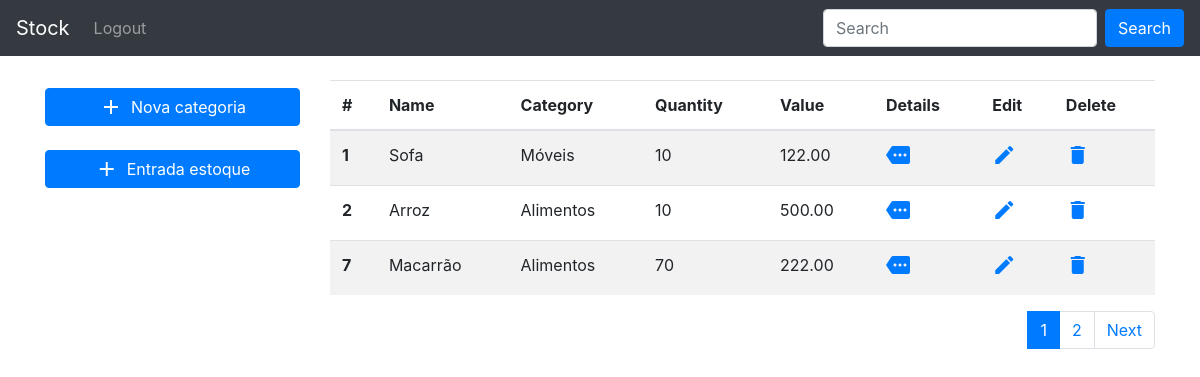
The page / on the database its author committed.
### stock_control/models.py (models this page shows, shortened)
class Stock(models.Model):
    name = models.CharField(max_length=100)
    category = models.ForeignKey(
        Category, null=True, on_delete=models.SET_NULL
    )
    quantity = models.IntegerField()
    unitary_value = models.DecimalField(max_digits=5, decimal_places=2)
    created_date = models.DateTimeField(default=timezone.now)
    published_date = models.DateTimeField(blank=True, null=True)
    class Meta:
        verbose_name = 'Stock'
        verbose_name_plural = 'Stocks'
        ordering=['id']

class Category(models.Model):
    name = models.CharField(max_length=100)
    description = models.CharField(max_length=200)
    class Meta:
        verbose_name = 'Category'
        verbose_name_plural = 'Categories'
    def __str__(self):
        return self.name

### stock_control/views.py (the view)
# urls.py: path('', views.stock_list, name="home"),
def stock_list(request):
    stock = Stock.objects.all()
    all_stock = Paginator(stock, 3)
    page_number = request.GET.get('page')
    page_obj = all_stock.get_page(page_number)
    return render(request, 'stock_control/stock_list.html', {
        'all_stock': page_obj,
        'range_pages': range(1, page_obj.paginator.num_pages+1)
    })

### stock_control/templates/stock_control/stock_list.html (shortened to what this page needs)
{% extends 'stock_control/base.html' %}
{% block container %}
<div class="container mt-4">
  <div class="row">
    <div class="col">
      <ul class="nav flex-column pt-2">
        <li class="nav-item">
          <a class="btn btn-primary" href="{% url 'category_add' %}" style="display: flex; align-items: center; justify-content: center;">
            <span class="material-icons mr-2">
            </span>
            Nova categoria
          </a>
        </li>
        <li class="nav-item mt-4 mb-3">
          <a class="btn btn-primary" href="{% url 'stock_create' %}" style="display: flex; align-items: center; justify-content: center;">
            <span class="material-icons mr-2">
            </span>
            Entrada estoque
          </a>
        </li>
      </ul>
    </div>
    <div class="col-9">
      <table class="table table-striped">
        <thead>
          <tr>
            <th scope="col">#</th>
            <th scope="col">Name</th>
            <th scope="col">Category</th>
            <th scope="col">Quantity</th>
            <th scope="col">Value</th>
            <th scope="col">Details</th>
            <th scope="col">Edit</th>
            <th scope="col">Delete</th>
          </tr>
        </thead>
        <tbody>
          {% for stock in all_stock %}
          <tr>
            <th scope="row">{{ stock.id }}</th>
            <td>{{ stock.name }}</td>
            <td>{{ stock.category }}</td>
            <td>{{ stock.quantity }}</td>
            <td>{{ stock.unitary_value }}</td>
            <td><a href="{% url 'stock_detail' stock.id%}">
                <span class="material-icons">
                </span>
              </a></td>
            <td><a href="{% url 'stock_edit' stock.id%}">
                <span class="material-icons">
                </span>
              </a></td>
            <td><a href="{% url 'stock_delete' stock.id%}">
                <span class="material-icons">
                </span>
              </a></td>
          </tr>
          {% endfor %}
        </tbody>
      </table>
      <nav aria-label="Page navigation example">
        <ul class="pagination justify-content-end">
          {% for page in range_pages %}
          {% if page != all_stock.number %}
          <li class="page-item"><a class="page-link" href="?page={{ page }}">{{ page }}</a></li>
          {% else %}
          <li class="page-item active"><a class="page-link" href="?page={{ page }}">{{ page }}</a></li>
          {% endif %}
          {% endfor %}
          <li class="page-item">
            {% if all_stock.has_next %}
            <a href="?page={{ all_stock.next_page_number }}" class="page-link" href="#">Next</a>
            {% endif %}
          </li>
        </ul>
      </nav>
    </div>
  </div>
</div>
{% endblock %}

### rows shown on the page
Stock: id "1", name "Sofa", category "Móveis", quantity "10", unitary_value "122.00"
Stock: id "2", name "Arroz", category "Alimentos", quantity "10", unitary_value "500.00"
Stock: id "7", name "Macarrão", category "Alimentos", quantity "70", unitary_value "222.00"

### other values the page prints
{{ page }} "1"
{{ page }} "2"
